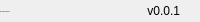
              <widget class="QFrame" name="bottomBar">
               <property name="minimumSize">
                <size>
                 <width>0</width>
                 <height>22</height>
                </size>
               </property>
               <property name="maximumSize">
                <size>
                 <width>16777215</width>
                 <height>22</height>
                </size>
               </property>
               <property name="frameShape">
                <enum>QFrame::NoFrame</enum>
               </property>
               <property name="frameShadow">
                <enum>QFrame::Raised</enum>
               </property>
               <layout class="QHBoxLayout" name="horizontalLayout_5">
                <property name="spacing">
                 <number>0</number>
                </property>
                <property name="leftMargin">
                 <number>0</number>
                </property>
                <property name="topMargin">
                 <number>0</number>
                </property>
                <property name="rightMargin">
                 <number>0</number>
                </property>
                <property name="bottomMargin">
                 <number>0</number>
                </property>
                <item>
                 <widget class="QLabel" name="creditsLabel">
                  <property name="maximumSize">
                   <size>
                    <width>16777215</width>
                    <height>16</height>
                   </size>
                  </property>
                  <property name="font">
                   <font>
                    <family>NanumGothic</family>
                    <pointsize>-1</pointsize>
                    <italic>false</italic>
                    <bold>false</bold>
                   </font>
                  </property>
                  <property name="text">
                   <string>By: ParkSeongHyeon</string>
                  </property>
                  <property name="alignment">
                   <set>Qt::AlignLeading|Qt::AlignLeft|Qt::AlignVCenter</set>
                  </property>
                 </widget>
                </item>
                <item>
                 <widget class="QLabel" name="version">
                  <property name="text">
                   <string>v0.0.1</string>
                  </property>
                  <property name="alignment">
                   <set>Qt::AlignRight|Qt::AlignTrailing|Qt::AlignVCenter</set>
                  </property>
                 </widget>
                </item>
                <item>
                 <widget class="QFrame" name="frame_size_grip">
                  <property name="minimumSize">
                   <size>
                    <width>20</width>
                    <height>0</height>
                   </size>
                  </property>
                  <property name="maximumSize">
                   <size>
                    <width>20</width>
                    <height>16777215</height>
                   </size>
                  </property>
                  <property name="frameShape">
                   <enum>QFrame::NoFrame</enum>
                  </property>
                  <property name="frameShadow">
                   <enum>QFrame::Raised</enum>
                  </property>
                 </widget>
                </item>
               </layout>
              </widget>
